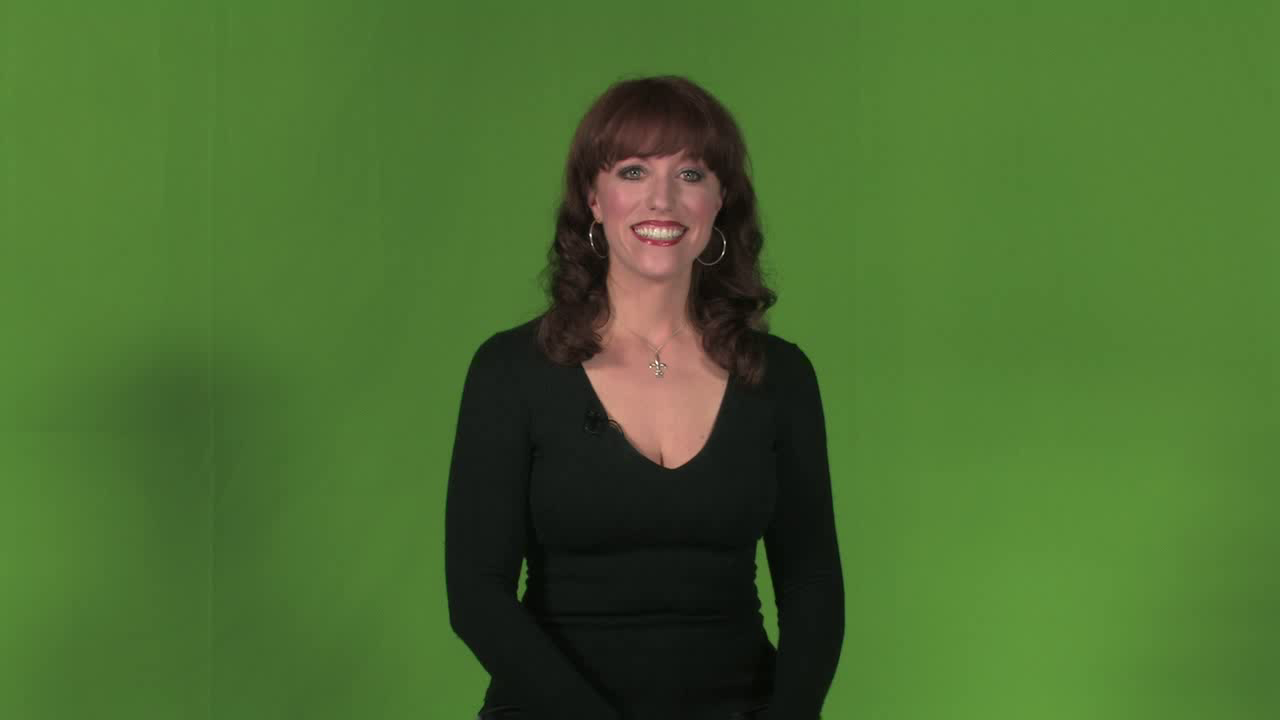
#> input picture images/greenback.png, 1280 x 720 px
$ python 12color_space.py
#> lines starting #> are read from the running program, lines starting #| are printed output that depends on the picture; after the words box and inside, x2 and y2 are one past the last pixel; in counts of white or black regions, pixels touching at a corner belong together
import cv2 as cv
import numpy as np

'''
图像色彩空间转换

bitwise_and是对二进制数据进行“与”操作，即对图像（灰度图像或彩色图像均可）每个像素值进行二进制“与”操作，1&1=1，1&0=0，0&1=0，0&0=0
bitwise_or是对二进制数据进行“或”操作，即对图像（灰度图像或彩色图像均可）每个像素值进行二进制“或”操作，1|1=1，1|0=0，0|1=0，0|0=0
bitwise_xor是对二进制数据进行“异或”操作，即对图像（灰度图像或彩色图像均可）每个像素值进行二进制“异或”操作，1^1=0,1^0=1,0^1=1,0^0=0
bitwise_not是对二进制数据进行“非”操作，即对图像（灰度图像或彩色图像均可）每个像素值进行二进制“非”操作，~1=0，~0=1
原文链接：https://blog.csdn.net/u011028345/article/details/77278467

cv2.inRange是OpenCV库中的一种函数，用于提取图像中特定颜色范围内的像素值，从而实现颜色分割或物体识别等应用。
'''
def demo():
    b1 = cv.imread("../images/greenback.png")
#> b1 is the input picture: shape (720, 1280, 3); mean B, G, R 47.7, 108, 73.5
    print(b1.shape)
#| (720, 1280, 3)
    cv.imshow("input",b1)
    '''
    使用cv.cvtColor函数将原始图像b1从BGR颜色空间转换为HSV颜色空间
    '''
    hsv = cv.cvtColor(b1,cv.COLOR_BGR2HSV)
#> hsv: shape (720, 1280, 3); mean H, S, V 47.7, 135.3, 110.1
    cv.imshow("hsv",hsv)
    '''
    使用cv.inRange函数生成一个二值掩码mask，
    HSV图像的像素值在指定范围内的被设为255（白色），不在范围内的被设为0（黑色）。
    在这里，指定的HSV范围为(35, 43, 46)到(77, 255, 255)，这个范围用于表示绿色的颜色范围。
    '''
    mask = cv.inRange(hsv,(35,43,46),(77,255,255))
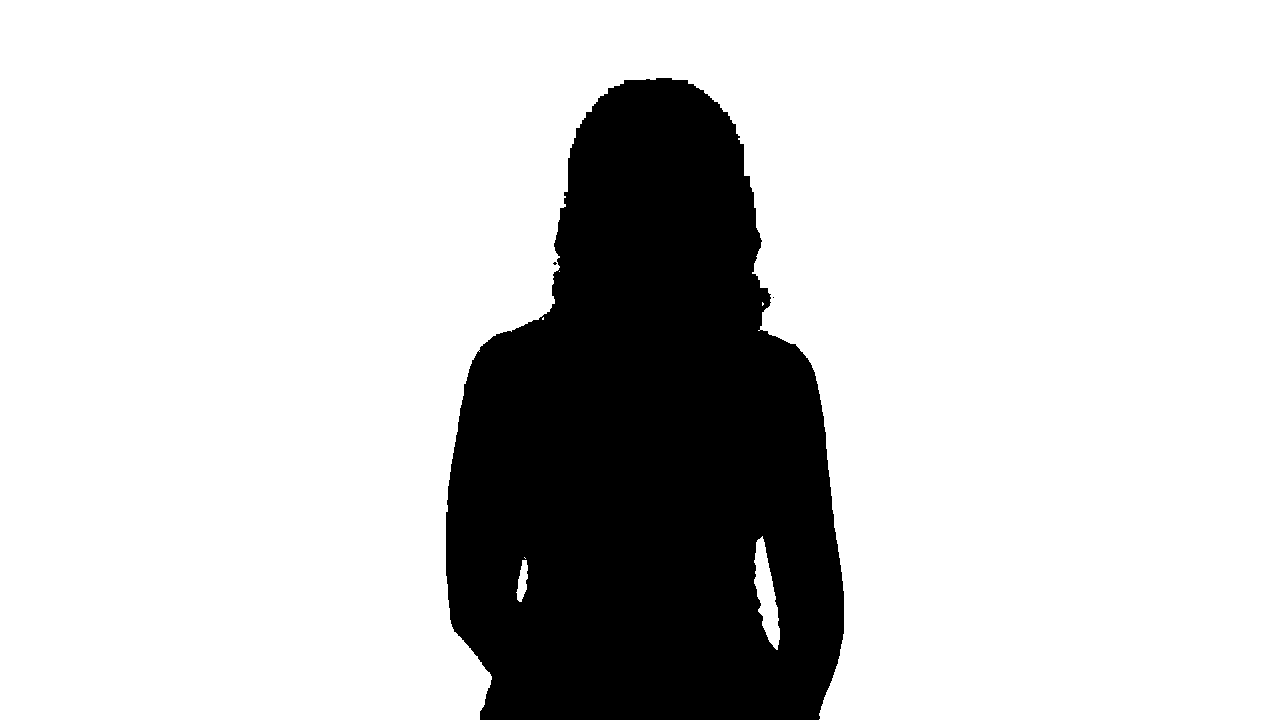
#> mask: shape (720, 1280); 79.8% white; 3 black regions (2 under 20 px), largest, box (x1, y1, x2, y2) and area: (446, 78, 844, 720) 186389
    '''
    使用cv.bitwise_not函数对掩码取反，将白色变为黑色，黑色变为白色
    这样，生成的掩码将包含图像中非绿色区域的白色像素
    '''
    cv.bitwise_not(mask,mask)
    '''
    使用cv.bitwise_and函数对原始图像b1和生成的掩码mask进行按位与操作。
    这意味着只有在掩码为白色（255）的位置，原始图像的对应位置的像素值才被保留，其他位置的像素值为0。
    最终生成的result图像将只保留原图中绿色区域的像素，而非绿色区域的像素被设为0。
    '''
    result = cv.bitwise_and(b1,b1,mask=mask)
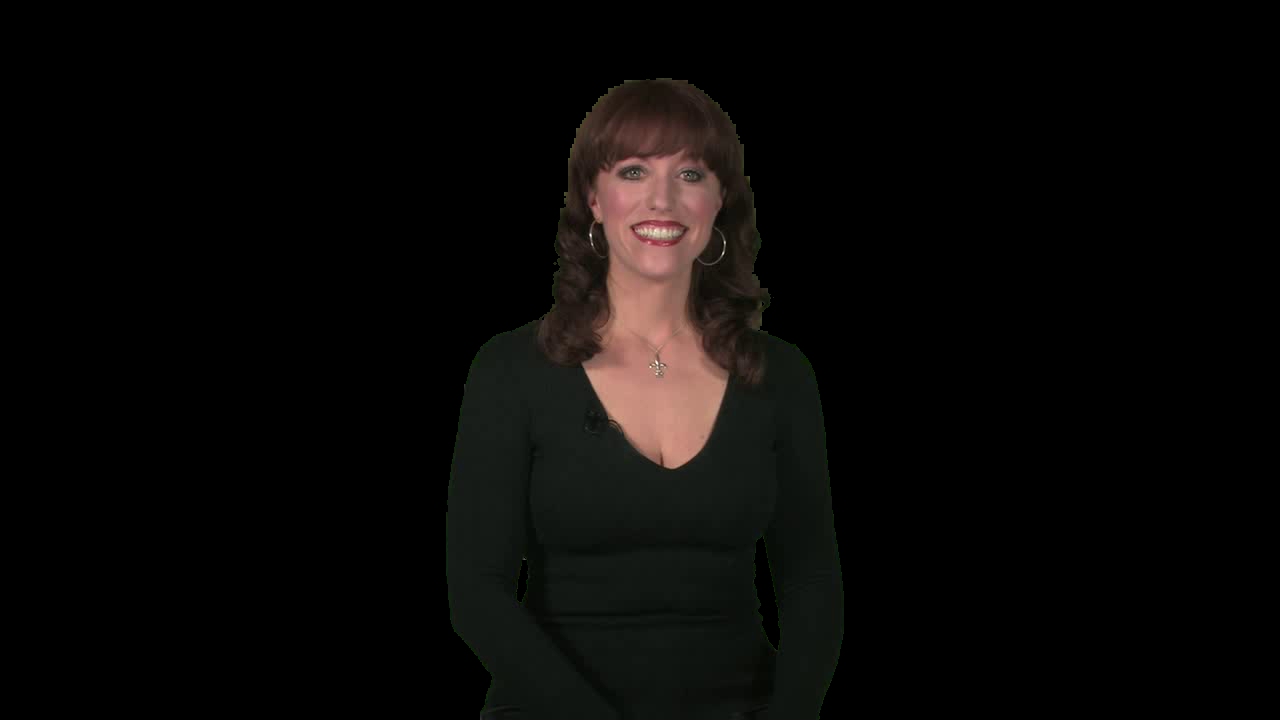
#> result: shape (720, 1280, 3); mean B, G, R 7, 8.2, 9.7
    cv.imshow("mask",mask)
    cv.imshow("result",result)
    cv.waitKey(0)
    cv.destroyAllWindows()


if __name__ == '__main__':
    demo()
